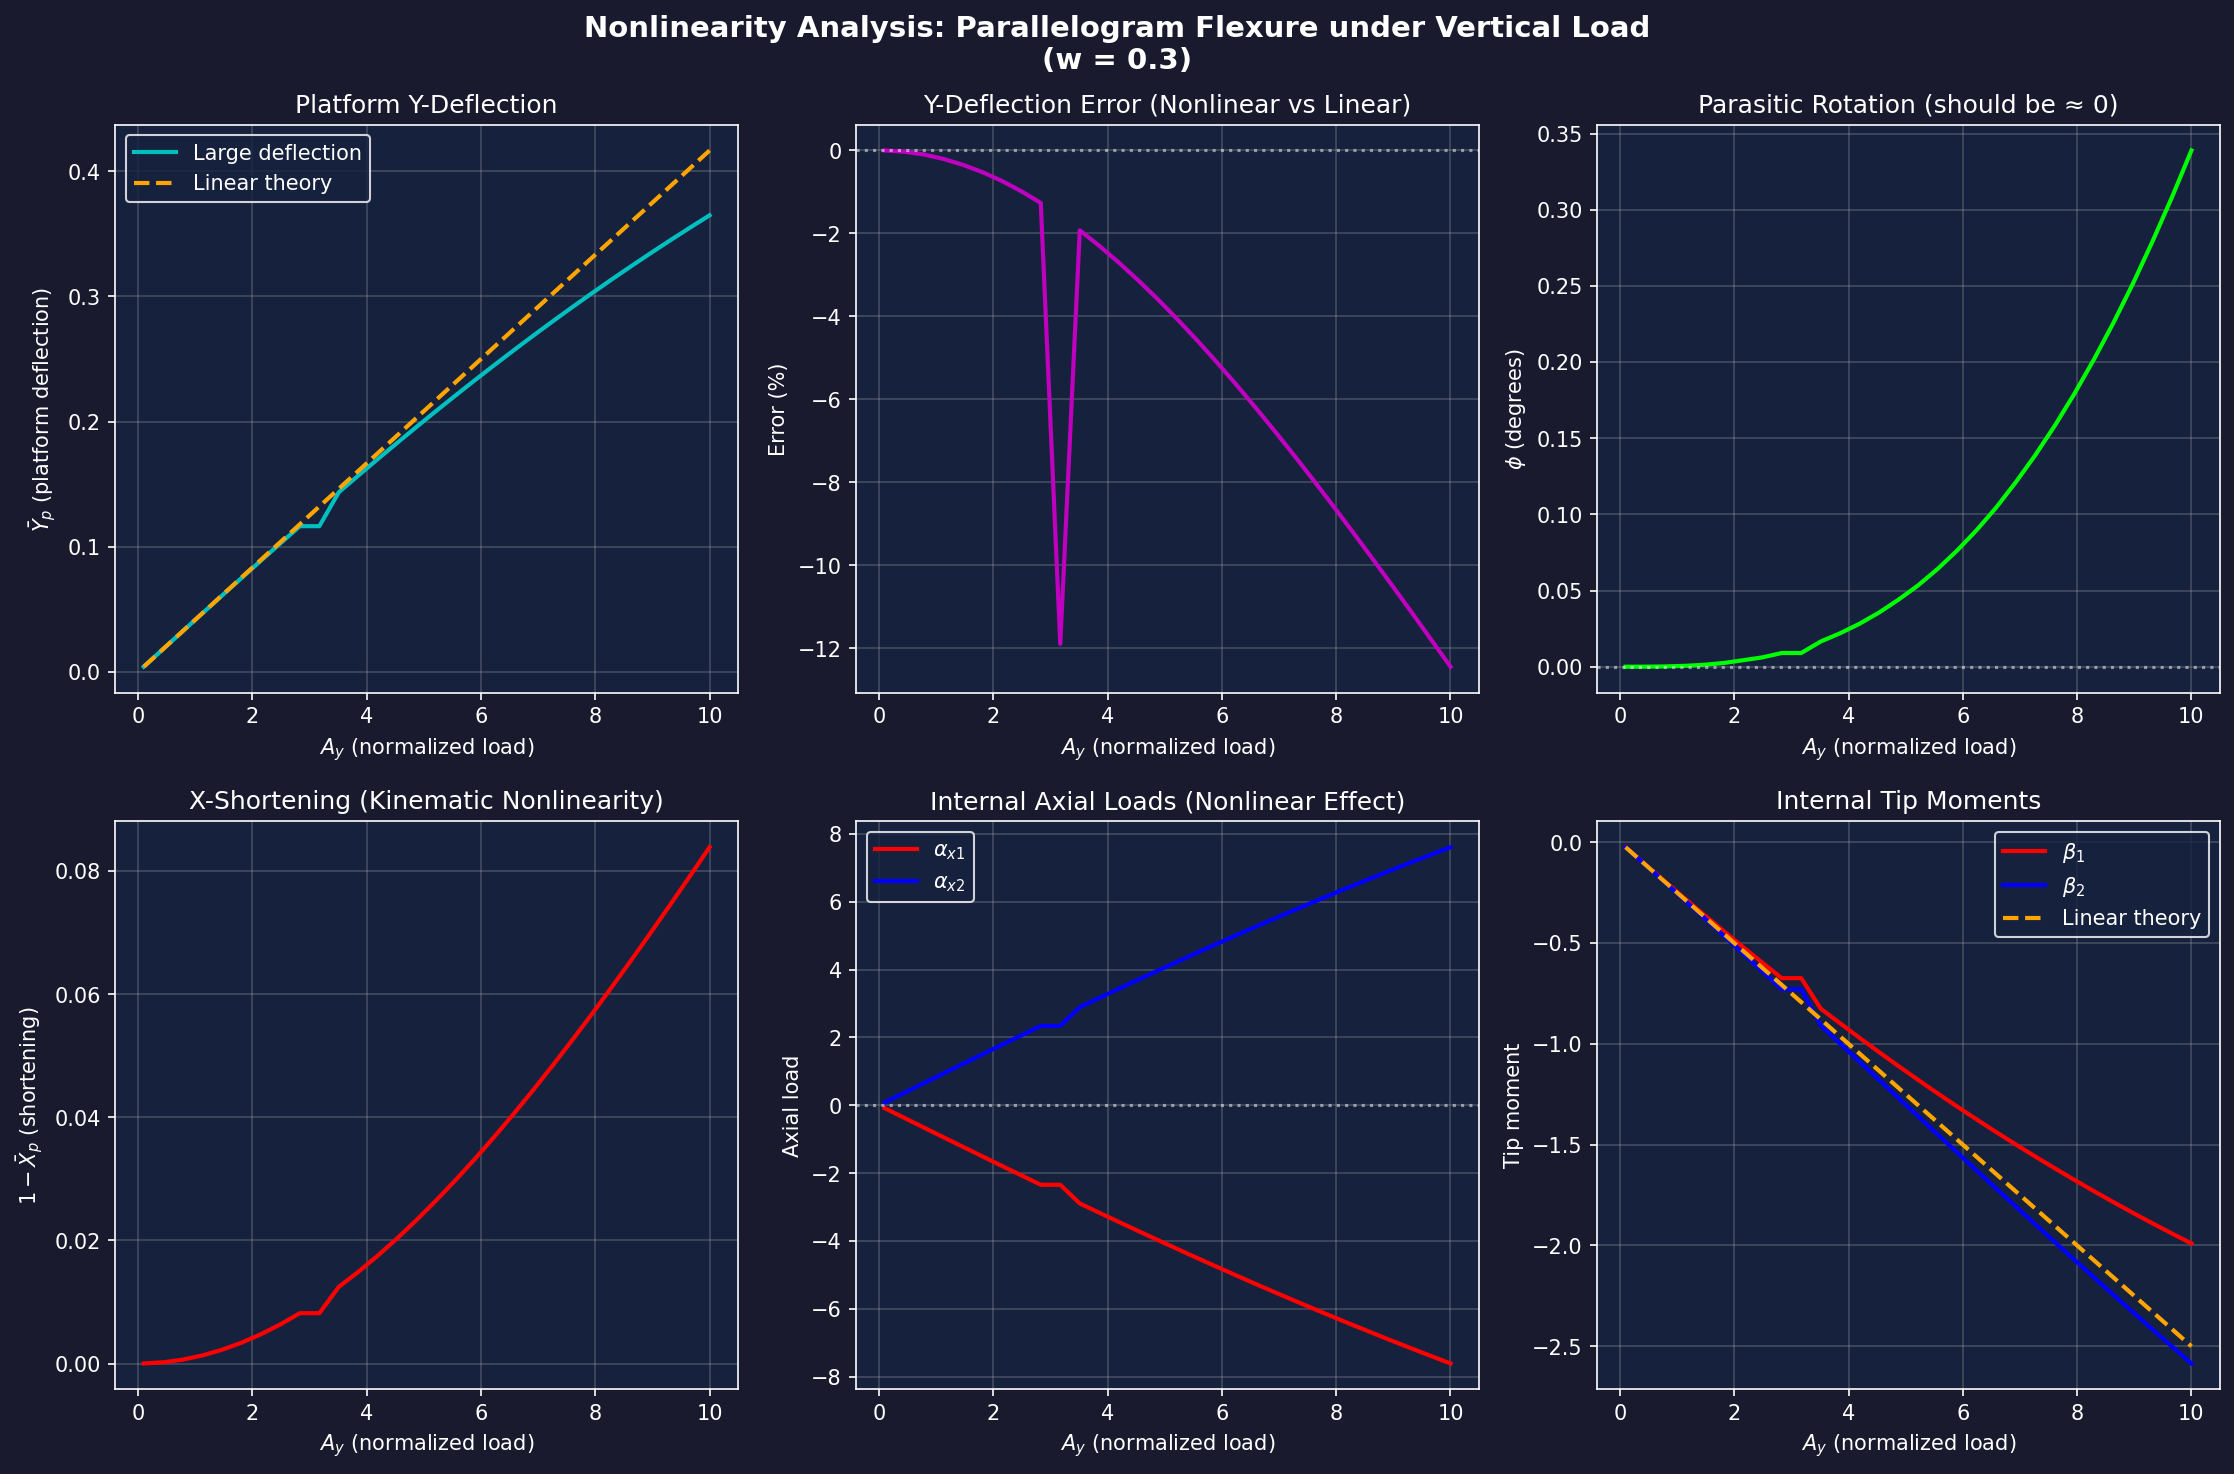

Recreate this plot in Python.
"""
Nonlinearity Analysis for Parallelogram Flexure Mechanism

This script analyzes subtle nonlinear effects in parallelogram flexures:
1. Parasitic rotation (φ) as a function of vertical load
2. X-shortening (kinematic nonlinearity) 
3. Comparison with linear theory
4. Load-stiffening effects
"""

import numpy as np
import matplotlib.pyplot as plt
from parallelogram_solver import ParallelogramFlexureSolver

def analyze_nonlinearity(w=0.3, Ay_max=10.0, n_points=50):
    """
    Comprehensive nonlinearity analysis.
    
    Parameters:
    -----------
    w : float
        Normalized half beam separation (W/L)
    Ay_max : float
        Maximum normalized vertical load
    n_points : int
        Number of load steps
    """
    solver = ParallelogramFlexureSolver(w=w)
    
    Ay_values = np.linspace(0.1, Ay_max, n_points)
    
    # Results storage
    results = {
        'Ay': [],
        'Y_p': [],
        'Y_p_linear': [],
        'X_p': [],
        'phi_deg': [],
        'alpha_x1': [],
        'alpha_x2': [],
        'alpha_y1': [],
        'alpha_y2': [],
        'beta_1': [],
        'beta_2': [],
        'converged': []
    }
    
    print("Analyzing nonlinear effects in parallelogram flexure...")
    print(f"Parameters: w = {w}, Ay range = [0.1, {Ay_max}]")
    print("=" * 60)
    
    for i, Ay in enumerate(Ay_values):
        success = solver.solve(A_x=0, A_y=Ay, B=0)
        r = solver.get_results_summary()
        linear = solver.get_linear_theory_prediction(0, Ay, 0)
        
        results['Ay'].append(Ay)
        results['Y_p'].append(r['platform']['Y_p'])
        results['Y_p_linear'].append(linear['Y_p_linear'])
        results['X_p'].append(r['platform']['X_p'])
        results['phi_deg'].append(r['platform']['phi_deg'])
        results['alpha_x1'].append(r['beam1']['alpha_x'])
        results['alpha_x2'].append(r['beam2']['alpha_x'])
        results['alpha_y1'].append(r['beam1']['alpha_y'])
        results['alpha_y2'].append(r['beam2']['alpha_y'])
        results['beta_1'].append(r['beam1']['beta'])
        results['beta_2'].append(r['beam2']['beta'])
        results['converged'].append(success)
        
        if (i + 1) % 10 == 0:
            print(f"  Progress: {i+1}/{n_points} (Ay = {Ay:.1f})")
    
    # Convert to numpy arrays
    for key in results:
        results[key] = np.array(results[key])
    
    return results


def plot_nonlinearity_analysis(results, save_fig=True):
    """Plot comprehensive nonlinearity analysis."""
    
    fig, axes = plt.subplots(2, 3, figsize=(15, 10))
    fig.patch.set_facecolor('#1a1a2e')
    
    for ax in axes.flat:
        ax.set_facecolor('#16213e')
        ax.tick_params(colors='white')
        ax.xaxis.label.set_color('white')
        ax.yaxis.label.set_color('white')
        ax.title.set_color('white')
        for spine in ax.spines.values():
            spine.set_color('white')
    
    Ay = results['Ay']
    
    # 1. Y-deflection comparison
    ax1 = axes[0, 0]
    ax1.plot(Ay, results['Y_p'], 'c-', linewidth=2, label='Large deflection')
    ax1.plot(Ay, results['Y_p_linear'], 'orange', linewidth=2, linestyle='--', label='Linear theory')
    ax1.set_xlabel(r'$A_y$ (normalized load)')
    ax1.set_ylabel(r'$\bar{Y}_p$ (platform deflection)')
    ax1.set_title('Platform Y-Deflection')
    ax1.legend(facecolor='#16213e', edgecolor='white', labelcolor='white')
    ax1.grid(True, alpha=0.3)
    
    # 2. Y-deflection error
    ax2 = axes[0, 1]
    y_error = (results['Y_p'] - results['Y_p_linear']) / np.abs(results['Y_p_linear']) * 100
    ax2.plot(Ay, y_error, 'm-', linewidth=2)
    ax2.axhline(0, color='white', linestyle=':', alpha=0.5)
    ax2.set_xlabel(r'$A_y$ (normalized load)')
    ax2.set_ylabel('Error (%)')
    ax2.set_title('Y-Deflection Error (Nonlinear vs Linear)')
    ax2.grid(True, alpha=0.3)
    
    # 3. Parasitic rotation
    ax3 = axes[0, 2]
    ax3.plot(Ay, results['phi_deg'], 'lime', linewidth=2)
    ax3.axhline(0, color='white', linestyle=':', alpha=0.5)
    ax3.set_xlabel(r'$A_y$ (normalized load)')
    ax3.set_ylabel(r'$\phi$ (degrees)')
    ax3.set_title('Parasitic Rotation (should be ≈ 0)')
    ax3.grid(True, alpha=0.3)
    
    # 4. X-shortening (kinematic effect)
    ax4 = axes[1, 0]
    x_shortening = 1.0 - results['X_p']
    ax4.plot(Ay, x_shortening, 'r-', linewidth=2)
    ax4.set_xlabel(r'$A_y$ (normalized load)')
    ax4.set_ylabel(r'$1 - \bar{X}_p$ (shortening)')
    ax4.set_title('X-Shortening (Kinematic Nonlinearity)')
    ax4.grid(True, alpha=0.3)
    
    # 5. Internal axial loads
    ax5 = axes[1, 1]
    ax5.plot(Ay, results['alpha_x1'], 'r-', linewidth=2, label=r'$\alpha_{x1}$')
    ax5.plot(Ay, results['alpha_x2'], 'b-', linewidth=2, label=r'$\alpha_{x2}$')
    ax5.axhline(0, color='white', linestyle=':', alpha=0.5)
    ax5.set_xlabel(r'$A_y$ (normalized load)')
    ax5.set_ylabel('Axial load')
    ax5.set_title('Internal Axial Loads (Nonlinear Effect)')
    ax5.legend(facecolor='#16213e', edgecolor='white', labelcolor='white')
    ax5.grid(True, alpha=0.3)
    
    # 6. Internal moments
    ax6 = axes[1, 2]
    ax6.plot(Ay, results['beta_1'], 'r-', linewidth=2, label=r'$\beta_1$')
    ax6.plot(Ay, results['beta_2'], 'b-', linewidth=2, label=r'$\beta_2$')
    linear_beta = -Ay / 4  # Linear theory prediction
    ax6.plot(Ay, linear_beta, 'orange', linewidth=2, linestyle='--', label='Linear theory')
    ax6.set_xlabel(r'$A_y$ (normalized load)')
    ax6.set_ylabel('Tip moment')
    ax6.set_title('Internal Tip Moments')
    ax6.legend(facecolor='#16213e', edgecolor='white', labelcolor='white')
    ax6.grid(True, alpha=0.3)
    
    fig.suptitle('Nonlinearity Analysis: Parallelogram Flexure under Vertical Load\n(w = 0.3)',
                 fontsize=14, fontweight='bold', color='white')
    plt.tight_layout()
    
    if save_fig:
        plt.savefig('nonlinearity_analysis.png', dpi=150, bbox_inches='tight', 
                    facecolor='#1a1a2e')
        print("\nFigure saved to 'nonlinearity_analysis.png'")
    
    plt.show()
    
    return fig


def print_summary(results):
    """Print summary of nonlinear effects."""
    print("\n" + "=" * 60)
    print("NONLINEARITY SUMMARY")
    print("=" * 60)
    
    # At maximum load
    i_max = -1
    Ay_max = results['Ay'][i_max]
    
    print(f"\nAt maximum load (Ay = {Ay_max:.1f}):")
    print(f"  Y-deflection (nonlinear): {results['Y_p'][i_max]:.6f}")
    print(f"  Y-deflection (linear):    {results['Y_p_linear'][i_max]:.6f}")
    
    y_error = (results['Y_p'][i_max] - results['Y_p_linear'][i_max]) / abs(results['Y_p_linear'][i_max]) * 100
    print(f"  Y-deflection error:       {y_error:+.2f}%")
    
    print(f"\n  Parasitic rotation φ:     {results['phi_deg'][i_max]:.4f}°")
    print(f"  X-shortening:             {1 - results['X_p'][i_max]:.6f}")
    
    print(f"\n  Internal axial loads:")
    print(f"    α_x1 = {results['alpha_x1'][i_max]:+.4f}")
    print(f"    α_x2 = {results['alpha_x2'][i_max]:+.4f}")
    
    print(f"\n  Internal moments:")
    print(f"    β_1 = {results['beta_1'][i_max]:+.4f}")
    print(f"    β_2 = {results['beta_2'][i_max]:+.4f}")
    
    # Convergence
    n_converged = np.sum(results['converged'])
    print(f"\n  Solver convergence: {n_converged}/{len(results['converged'])}")


if __name__ == "__main__":
    # Run analysis
    results = analyze_nonlinearity(w=0.3, Ay_max=10.0, n_points=30)
    
    # Print summary
    print_summary(results)
    
    # Plot results
    plot_nonlinearity_analysis(results)
